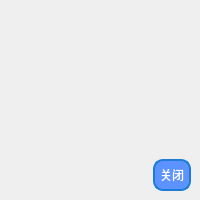
<?xml version="1.0" encoding="UTF-8"?>
<ui version="4.0">
 <class>todoRemind</class>
 <widget class="QDialog" name="todoRemind">
  <property name="geometry">
   <rect>
    <x>0</x>
    <y>0</y>
    <width>200</width>
    <height>200</height>
   </rect>
  </property>
  <property name="minimumSize">
   <size>
    <width>200</width>
    <height>200</height>
   </size>
  </property>
  <property name="maximumSize">
   <size>
    <width>200</width>
    <height>200</height>
   </size>
  </property>
  <property name="windowTitle">
   <string>Dialog</string>
  </property>
  <layout class="QVBoxLayout" name="verticalLayout_2">
   <property name="leftMargin">
    <number>9</number>
   </property>
   <property name="topMargin">
    <number>9</number>
   </property>
   <property name="rightMargin">
    <number>9</number>
   </property>
   <property name="bottomMargin">
    <number>9</number>
   </property>
   <item>
    <layout class="QVBoxLayout" name="verticalLayout" stretch="5,5,0">
     <item>
      <widget class="QLabel" name="l_title">
       <property name="font">
        <font>
         <pointsize>14</pointsize>
         <bold>true</bold>
        </font>
       </property>
       <property name="text">
        <string/>
       </property>
       <property name="alignment">
        <set>Qt::AlignCenter</set>
       </property>
       <property name="wordWrap">
        <bool>true</bool>
       </property>
      </widget>
     </item>
     <item>
      <widget class="QLabel" name="l_notes">
       <property name="text">
        <string/>
       </property>
       <property name="alignment">
        <set>Qt::AlignCenter</set>
       </property>
       <property name="wordWrap">
        <bool>true</bool>
       </property>
      </widget>
     </item>
     <item>
      <layout class="QHBoxLayout" name="horizontalLayout">
       <item>
        <spacer name="horizontalSpacer">
         <property name="orientation">
          <enum>Qt::Horizontal</enum>
         </property>
         <property name="sizeHint" stdset="0">
          <size>
           <width>40</width>
           <height>20</height>
          </size>
         </property>
        </spacer>
       </item>
       <item>
        <widget class="QPushButton" name="pb_close">
         <property name="styleSheet">
          <string notr="true">/* 设置 QPushButton 的基本样式 */
QPushButton {
    color: white; /* 文字颜色 */
    background-color: #5c93fe; /* 背景色 */
    border-style: solid; /* 边框样式 */
    border-width: 2px; /* 边框宽度 */
    border-radius: 10px; /* 边框圆角 */
    border-color: #1c7cd6; /* 边框颜色 */
    padding: 5px; /* 内边距 */
}

/* 设置鼠标悬停时的样式 */
QPushButton:hover {
    background-color: #1c7cd6; /* 鼠标悬停时的背景色 */
    border-color: #5c93fe; /* 鼠标悬停时的边框颜色 */
}

/* 设置鼠标按下时的样式 */
QPushButton:pressed {
    background-color: #555555; /* 鼠标按下时的背景色 */
    border-color: #333333; /* 鼠标按下时的边框颜色 */
}

/* 设置禁用状态的样式 */
QPushButton:disabled {
    background-color: #cccccc; /* 禁用状态的背景色 */
    border-color: #aaaaaa; /* 禁用状态的边框颜色 */
    color: #666666; /* 禁用状态的文字颜色 */
}</string>
         </property>
         <property name="text">
          <string>关闭</string>
         </property>
        </widget>
       </item>
      </layout>
     </item>
    </layout>
   </item>
  </layout>
 </widget>
 <resources/>
 <connections/>
</ui>
